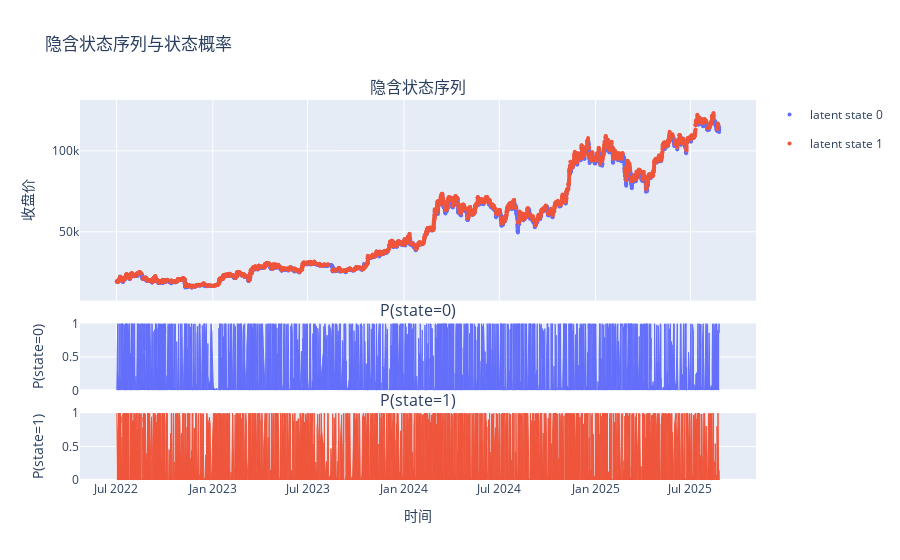

Notebook source saved alongside this figure:
### Code cell
from research.labeler.gmm_labeler import GMMLabeler

labeler_L4 = GMMLabeler(merged_bar, 4)
labeler_L4.plot_label_on_candles()

### Figure 1 — Plotly figure (JSON) as saved in the notebook; plotly's stock layout.template omitted (floating-point values rounded to 4 significant figures; data arrays with more than 128 entries replaced by an {"elided": "..."} marker saying what was removed)
{"data": [{"legendgroup": "state_0", "marker": {"color": "#636EFA", "size": 4}, "mode": "markers", "name": "latent state 0", "showlegend": true, "x": {"elided": "2763 str values"}, "y": {"elided": "2763 float values"}, "type": "scatter", "xaxis": "x", "yaxis": "y"}, {"legendgroup": "state_1", "marker": {"color": "#EF553B", "size": 4}, "mode": "markers", "name": "latent state 1", "showlegend": true, "x": {"elided": "3022 str values"}, "y": {"elided": "3022 float values"}, "type": "scatter", "xaxis": "x", "yaxis": "y"}, {"fill": "tozeroy", "fillcolor": "#636EFA", "legendgroup": "state_0", "line": {"color": "#636EFA", "width": 1}, "mode": "lines", "name": "P(state=0)", "opacity": 0.7, "showlegend": false, "x": {"elided": "5785 str values"}, "y": {"elided": "5785 float values"}, "type": "scatter", "xaxis": "x2", "yaxis": "y2"}, {"fill": "tozeroy", "fillcolor": "#EF553B", "legendgroup": "state_1", "line": {"color": "#EF553B", "width": 1}, "mode": "lines", "name": "P(state=1)", "opacity": 0.7, "showlegend": false, "x": {"elided": "5785 str values"}, "y": {"elided": "5785 float values"}, "type": "scatter", "xaxis": "x3", "yaxis": "y3"}], "layout": {"xaxis": {"anchor": "y", "domain": [0.0, 1.0], "matches": "x3", "showticklabels": false}, "yaxis": {"anchor": "x", "domain": [0.472, 1.0], "title": {"text": "收盘价"}}, "xaxis2": {"anchor": "y2", "domain": [0.0, 1.0], "matches": "x3", "showticklabels": false}, "yaxis2": {"anchor": "x2", "domain": [0.236, 0.412], "title": {"text": "P(state=0)"}, "range": [0, 1]}, "xaxis3": {"anchor": "y3", "domain": [0.0, 1.0], "title": {"text": "时间"}}, "yaxis3": {"anchor": "x3", "domain": [0.0, 0.176], "title": {"text": "P(state=1)"}, "range": [0, 1]}, "annotations": [{"font": {"size": 16}, "showarrow": false, "text": "隐含状态序列", "x": 0.5, "xanchor": "center", "xref": "paper", "y": 1.0, "yanchor": "bottom", "yref": "paper"}, {"font": {"size": 16}, "showarrow": false, "text": "P(state=0)", "x": 0.5, "xanchor": "center", "xref": "paper", "y": 0.412, "yanchor": "bottom", "yref": "paper"}, {"font": {"size": 16}, "showarrow": false, "text": "P(state=1)", "x": 0.5, "xanchor": "center", "xref": "paper", "y": 0.176, "yanchor": "bottom", "yref": "paper"}], "title": {"text": "隐含状态序列与状态概率"}, "showlegend": true, "hovermode": "x unified"}}
